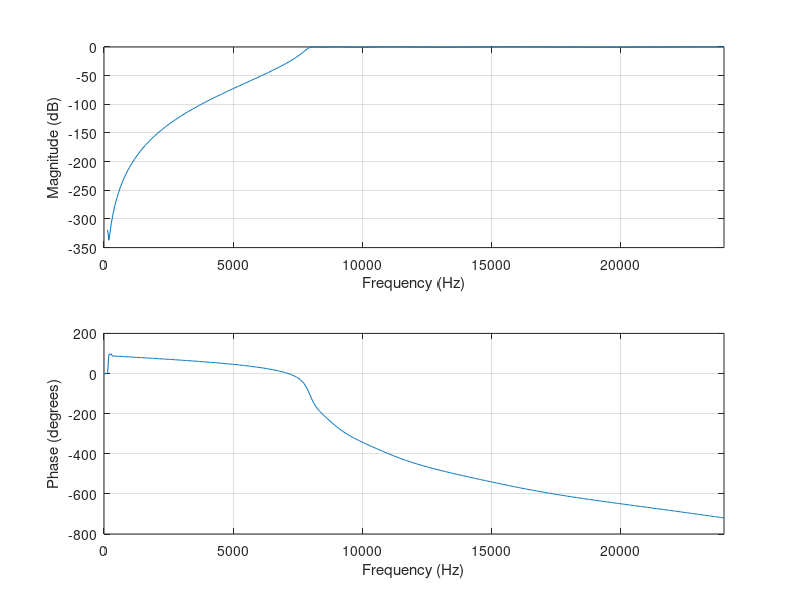
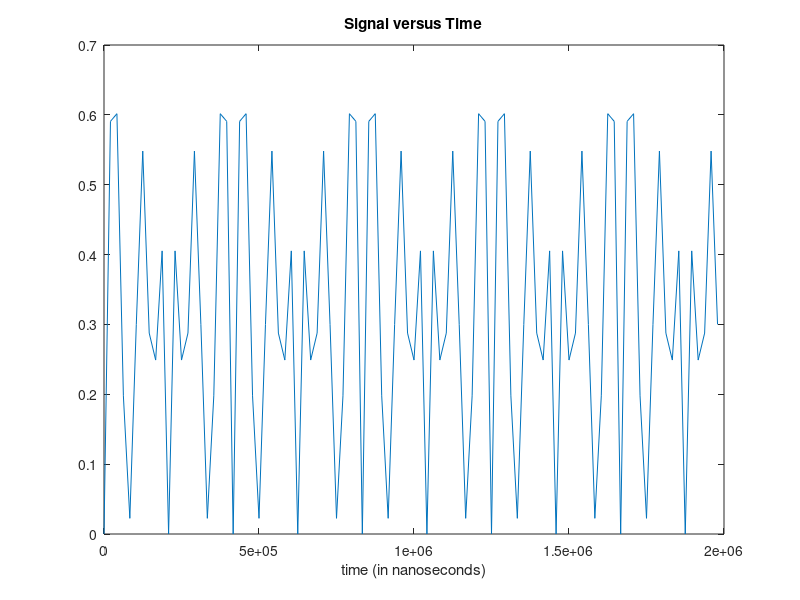
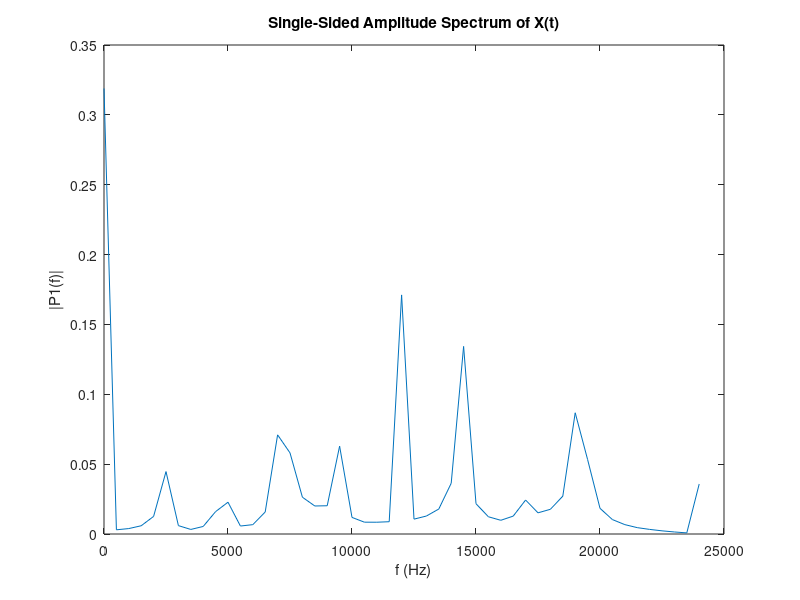
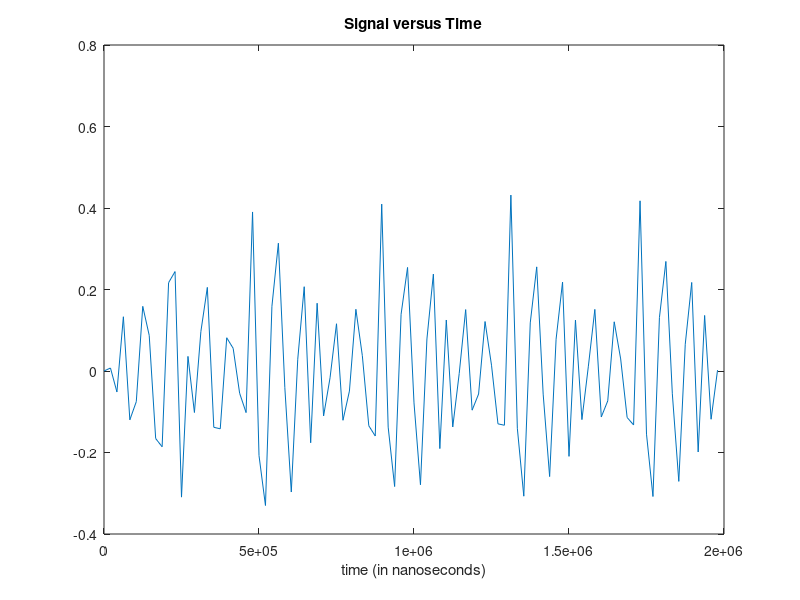

MATLAB code to generate these figures, in order:
clc;
clear;
close all;

%%The 9th order highpass IIR filter was designed using MATLAB with a sample
%%rate of 48 kHz. cutoff frequency 8kHz
n=9;
rp=0.5;
fs = 48000;
f1 = 8000;
[b,a] = cheby1(n,rp,2*f1/fs,'high');
freqz(b,a,[],fs);



% Generating analog input signal with harmonics
fs = 48000;
dt = 1/fs;
StopTime = 2e-3; % Overall 2ms input signal
t = (0:dt:StopTime-dt)';
L = length(t);
Fc = fs/2;
fac = 0.2;
x = 0.2*sin(2*pi*Fc*t*fac)+0.4*sin(2*pi*2*Fc*t*fac)+0.3*sin(2*pi*2*(Fc/4)*t*fac);
%x = 0.2*sin(2*pi*Fc*t*a);
x = abs(x);

% Plot the input signal versus time
figure;
plot(round(t*1e9),x);
xlabel('time (in nanoseconds)');
title('Signal versus Time');

% Plot frequency components of input signal
Y = fft(x);
P2 = abs(Y/L);
P1 = P2(1:L/2+1);
P1(2:end-1) = 2*P1(2:end-1);
f = fs*(0:(L/2))/L;
figure;
plot(f,P1);
title('Single-Sided Amplitude Spectrum of X(t)');
xlabel('f (Hz)');
ylabel('|P1(f)|');


% Plot the output signal versus time
fx = filter(b,a,x);
figure;
plot(round(t*1e9),fx);
xlabel('time (in nanoseconds)');
title('Signal versus Time'); 


%Plot frequency components of filtered signal
Y = fft(fx);
P2 = abs(Y/L);
P1 = P2(1:L/2+1);
P1(2:end-1) = 2*P1(2:end-1);
f = fs*(0:(L/2))/L;
figure;
plot(f,P1);
title('Single-Sided Amplitude Spectrum of X(t)');
xlabel('f (Hz)');
ylabel('|P1(f)|');

% Quantizing analog input in 8 bits to put as filter input
n_bit = 8;
L = 2^n_bit;
lx = min(x);
qx = (max(x)-lx)/L;

len = max(size(x));

for i=1:len
    x(i) = round((x(i)-lx)/qx);
end
disp('Input Signal:')
disp(dec2bin(x))
disp('         ')



%Quatized filter coeff 64 bit
n_bit=8;
L=2^n_bit;
lb = min(b);
qb = (max(b)-lb)/L;

len = max(size(b));

for i=1:len
    b(i) = round((b(i)-lb)/qb);
end
disp('feedforward coefficients, b:')
disp(dec2bin(b))
disp('         ')

la = min(a);
qa = (max(a)-la)/L;

len = max(size(a));

for i=1:len
    a(i) = round((a(i)-la)/qa);
end

disp('feedback coefficients, a:')
disp(dec2bin(a))
disp('         ')


